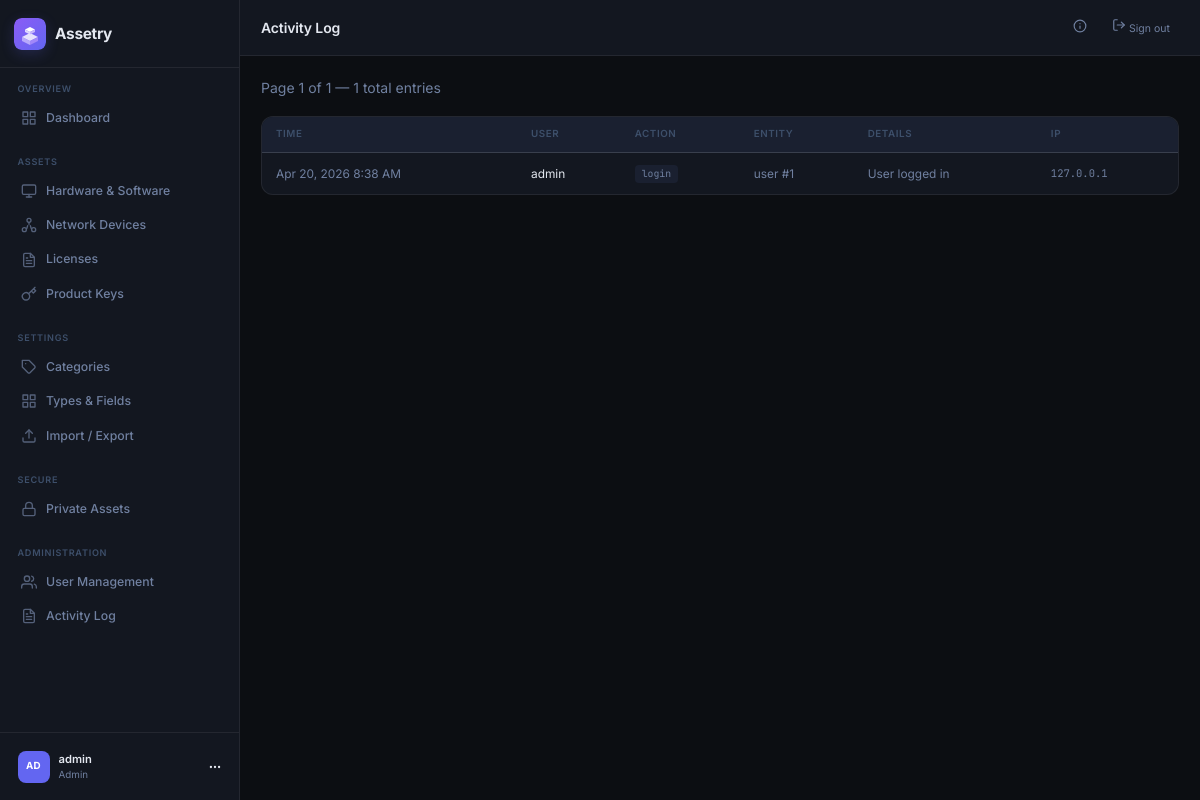
Before: /admin/logs (signed in) with the older database file.
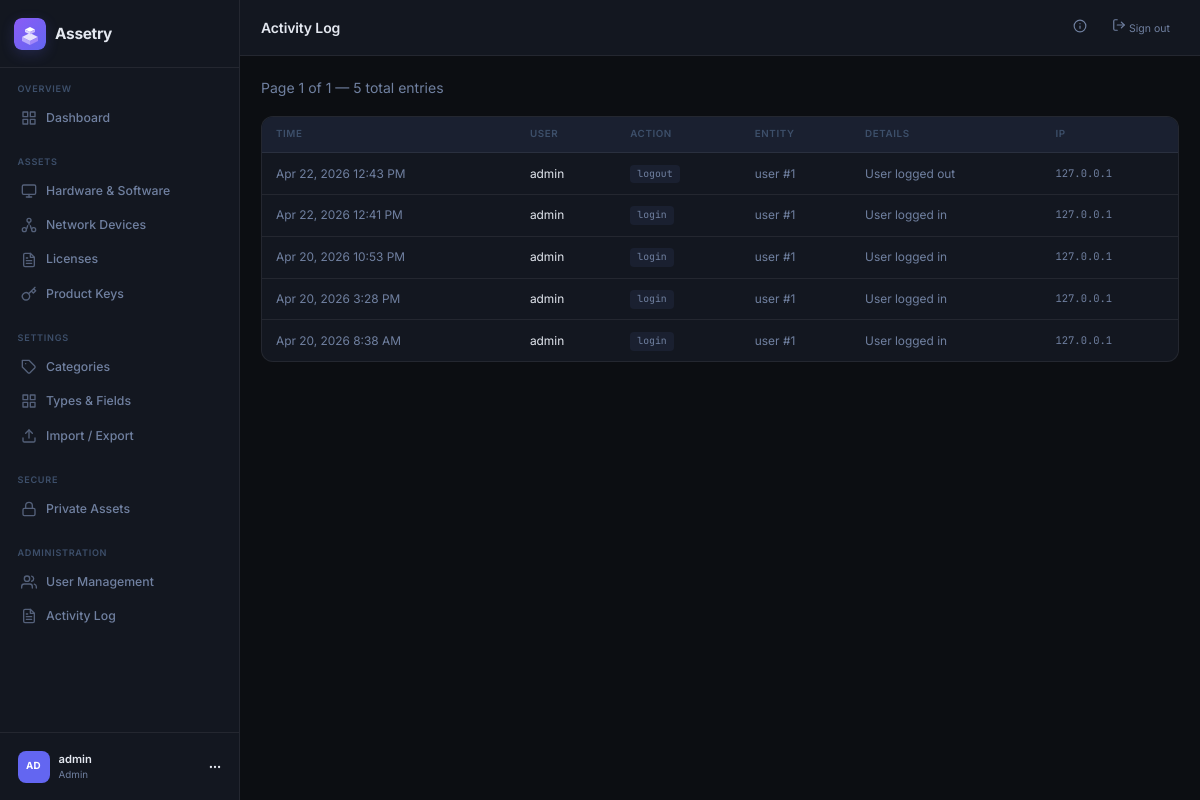
After: the same page with the newer database file.
### tables this page shows
CREATE TABLE activity_log (
            id INTEGER PRIMARY KEY AUTOINCREMENT,
            user_id INTEGER,
            action TEXT NOT NULL,
            entity_type TEXT,
            entity_id INTEGER,
            details TEXT,
            ip_address TEXT,
            created_at DATETIME DEFAULT CURRENT_TIMESTAMP,
            FOREIGN KEY (user_id) REFERENCES users(id) ON DELETE SET NULL
        );

CREATE TABLE users (
            id INTEGER PRIMARY KEY AUTOINCREMENT,
            username TEXT UNIQUE NOT NULL,
            email TEXT UNIQUE NOT NULL,
            password_hash TEXT NOT NULL,
            role TEXT NOT NULL DEFAULT 'user',
            avatar_color TEXT NOT NULL DEFAULT '#6366f1',
            created_at DATETIME DEFAULT CURRENT_TIMESTAMP,
            last_login DATETIME,
            is_active INTEGER DEFAULT 1
        );

### src/controllers/admin_controller.php (called while the page is built, shortened)
<?php
route('GET', '/admin/logs', function($params) {
    $db = getDB();
    $page = max(1, (int)($_GET['page'] ?? 1));
    $perPage = 50;
    $offset = ($page - 1) * $perPage;
    $total = $db->query("SELECT COUNT(*) FROM activity_log")->fetchColumn();
    $logs = $db->query("SELECT al.*, u.username FROM activity_log al LEFT JOIN users u ON al.user_id = u.id ORDER BY al.created_at DESC LIMIT $perPage OFFSET $offset")->fetchAll();
    $totalPages = ceil($total / $perPage);
    ob_start(); require __DIR__ . '/../views/pages/admin/logs.php'; $content = ob_get_clean();
    require __DIR__ . '/../views/layouts/main.php';
});

### public/index.php (called while the page is built, shortened)
<?php
require_once __DIR__ . '/../src/router.php';

### src/helpers.php (called while the page is built, shortened)
<?php
function e(string $str): string {
    return htmlspecialchars($str, ENT_QUOTES, 'UTF-8');
}
function formatDateTime(string $dt = null): string {
    return date('M j, Y g:i A', strtotime($dt));
}

### src/views/pages/admin/logs.php (the view, shortened to what this page needs)
<div class="page-actions">
    <span class="text-muted">Page <?= $page ?> of <?= $totalPages ?> — <?= $total ?> total entries</span>
</div>
<div class="data-table-wrap">
    <table class="data-table">
        <thead>
            <tr>
                <th>Time</th>
                <th>User</th>
                <th>Action</th>
                <th>Entity</th>
                <th>Details</th>
                <th>IP</th>
            </tr>
        </thead>
        <tbody>
            <?php foreach ($logs as $log): ?>
            <tr>
                <td class="text-muted" style="white-space:nowrap"><?= formatDateTime($log['created_at']) ?></td>
                <td><?= e($log['username'] ?? 'system') ?></td>
                <td><span class="action-badge"><?= e($log['action']) ?></span></td>
                <td class="text-muted"><?= $log['entity_type'] ? e($log['entity_type']) . ' #' . $log['entity_id'] : '—' ?></td>
                <td class="text-muted"><?= e($log['details'] ?? '—') ?></td>
                <td class="mono text-muted" style="font-size:0.75rem"><?= e($log['ip_address'] ?? '—') ?></td>
            </tr>
            <?php endforeach; ?>
        </tbody>
    </table>
</div>

Changed rows visible on the page:
added activity_log: created_at "Apr 22, 2026 12:43 PM", user.username "admin", action "logout", entity_type "user", entity "1", details "User logged out", ip_address "127.0.0.1"
added activity_log: created_at "Apr 22, 2026 12:41 PM", user.username "admin", action "login", entity_type "user", entity "1", details "User logged in", ip_address "127.0.0.1"
added activity_log: created_at "Apr 20, 2026 10:53 PM", user.username "admin", action "login", entity_type "user", entity "1", details "User logged in", ip_address "127.0.0.1"
added activity_log: created_at "Apr 20, 2026 3:28 PM", user.username "admin", action "login", entity_type "user", entity "1", details "User logged in", ip_address "127.0.0.1"
Other visible differences:
$total: "1" → "5"
